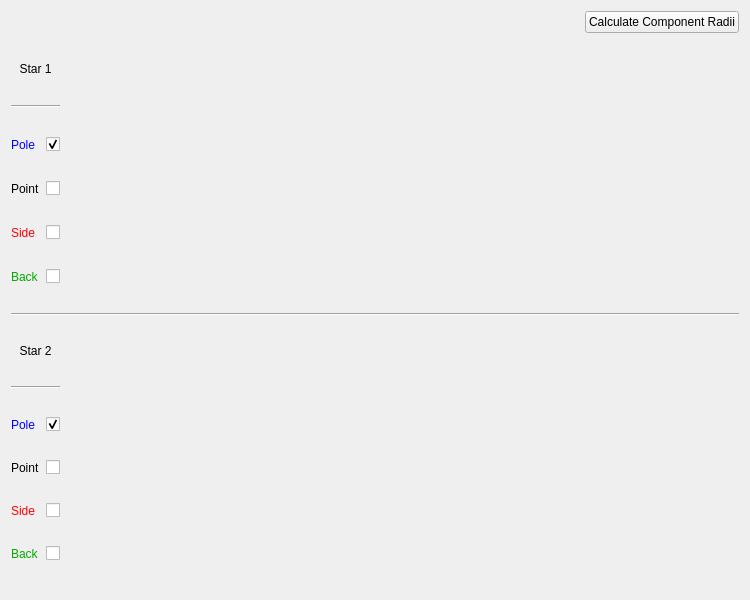
<?xml version="1.0" encoding="UTF-8"?>
<ui version="4.0">
 <class>DimensionWidget</class>
 <widget class="QWidget" name="DimensionWidget">
  <property name="geometry">
   <rect>
    <x>0</x>
    <y>0</y>
    <width>750</width>
    <height>600</height>
   </rect>
  </property>
  <property name="windowTitle">
   <string>Component Dimensions</string>
  </property>
  <layout class="QHBoxLayout" name="horizontalLayout">
   <item>
    <layout class="QGridLayout" name="gridLayout_3">
     <item row="3" column="0">
      <layout class="QGridLayout" name="gridLayout_2">
       <item row="2" column="1">
        <widget class="QCheckBox" name="s2_pole_chk">
         <property name="text">
          <string/>
         </property>
         <property name="checked">
          <bool>true</bool>
         </property>
        </widget>
       </item>
       <item row="4" column="0">
        <widget class="QLabel" name="label_10">
         <property name="palette">
          <palette>
           <active>
            <colorrole role="WindowText">
             <brush brushstyle="SolidPattern">
              <color alpha="255">
               <red>255</red>
               <green>0</green>
               <blue>0</blue>
              </color>
             </brush>
            </colorrole>
           </active>
           <inactive>
            <colorrole role="WindowText">
             <brush brushstyle="SolidPattern">
              <color alpha="255">
               <red>255</red>
               <green>0</green>
               <blue>0</blue>
              </color>
             </brush>
            </colorrole>
           </inactive>
           <disabled>
            <colorrole role="WindowText">
             <brush brushstyle="SolidPattern">
              <color alpha="255">
               <red>144</red>
               <green>141</green>
               <blue>139</blue>
              </color>
             </brush>
            </colorrole>
           </disabled>
          </palette>
         </property>
         <property name="text">
          <string>Side</string>
         </property>
        </widget>
       </item>
       <item row="2" column="0">
        <widget class="QLabel" name="label_9">
         <property name="palette">
          <palette>
           <active>
            <colorrole role="WindowText">
             <brush brushstyle="SolidPattern">
              <color alpha="255">
               <red>0</red>
               <green>0</green>
               <blue>255</blue>
              </color>
             </brush>
            </colorrole>
           </active>
           <inactive>
            <colorrole role="WindowText">
             <brush brushstyle="SolidPattern">
              <color alpha="255">
               <red>0</red>
               <green>0</green>
               <blue>255</blue>
              </color>
             </brush>
            </colorrole>
           </inactive>
           <disabled>
            <colorrole role="WindowText">
             <brush brushstyle="SolidPattern">
              <color alpha="255">
               <red>144</red>
               <green>141</green>
               <blue>139</blue>
              </color>
             </brush>
            </colorrole>
           </disabled>
          </palette>
         </property>
         <property name="text">
          <string>Pole</string>
         </property>
        </widget>
       </item>
       <item row="5" column="0">
        <widget class="QLabel" name="label_7">
         <property name="palette">
          <palette>
           <active>
            <colorrole role="WindowText">
             <brush brushstyle="SolidPattern">
              <color alpha="255">
               <red>0</red>
               <green>170</green>
               <blue>0</blue>
              </color>
             </brush>
            </colorrole>
           </active>
           <inactive>
            <colorrole role="WindowText">
             <brush brushstyle="SolidPattern">
              <color alpha="255">
               <red>0</red>
               <green>170</green>
               <blue>0</blue>
              </color>
             </brush>
            </colorrole>
           </inactive>
           <disabled>
            <colorrole role="WindowText">
             <brush brushstyle="SolidPattern">
              <color alpha="255">
               <red>144</red>
               <green>141</green>
               <blue>139</blue>
              </color>
             </brush>
            </colorrole>
           </disabled>
          </palette>
         </property>
         <property name="text">
          <string>Back</string>
         </property>
        </widget>
       </item>
       <item row="5" column="1">
        <widget class="QCheckBox" name="s2_back_chk">
         <property name="text">
          <string/>
         </property>
        </widget>
       </item>
       <item row="3" column="0">
        <widget class="QLabel" name="label_8">
         <property name="text">
          <string>Point</string>
         </property>
        </widget>
       </item>
       <item row="4" column="1">
        <widget class="QCheckBox" name="s2_side_chk">
         <property name="text">
          <string/>
         </property>
        </widget>
       </item>
       <item row="3" column="1">
        <widget class="QCheckBox" name="s2_point_chk">
         <property name="text">
          <string/>
         </property>
        </widget>
       </item>
       <item row="1" column="0" colspan="2">
        <widget class="Line" name="line_3">
         <property name="orientation">
          <enum>Qt::Horizontal</enum>
         </property>
        </widget>
       </item>
       <item row="0" column="0" colspan="2">
        <widget class="QLabel" name="label_2">
         <property name="sizePolicy">
          <sizepolicy hsizetype="Preferred" vsizetype="Fixed">
           <horstretch>0</horstretch>
           <verstretch>0</verstretch>
          </sizepolicy>
         </property>
         <property name="text">
          <string>Star 2</string>
         </property>
         <property name="alignment">
          <set>Qt::AlignCenter</set>
         </property>
        </widget>
       </item>
      </layout>
     </item>
     <item row="1" column="0">
      <layout class="QGridLayout" name="gridLayout">
       <item row="4" column="1">
        <widget class="QCheckBox" name="s1_side_chk">
         <property name="text">
          <string/>
         </property>
        </widget>
       </item>
       <item row="5" column="0">
        <widget class="QLabel" name="label_6">
         <property name="palette">
          <palette>
           <active>
            <colorrole role="WindowText">
             <brush brushstyle="SolidPattern">
              <color alpha="255">
               <red>0</red>
               <green>170</green>
               <blue>0</blue>
              </color>
             </brush>
            </colorrole>
           </active>
           <inactive>
            <colorrole role="WindowText">
             <brush brushstyle="SolidPattern">
              <color alpha="255">
               <red>0</red>
               <green>170</green>
               <blue>0</blue>
              </color>
             </brush>
            </colorrole>
           </inactive>
           <disabled>
            <colorrole role="WindowText">
             <brush brushstyle="SolidPattern">
              <color alpha="255">
               <red>144</red>
               <green>141</green>
               <blue>139</blue>
              </color>
             </brush>
            </colorrole>
           </disabled>
          </palette>
         </property>
         <property name="text">
          <string>Back</string>
         </property>
        </widget>
       </item>
       <item row="2" column="1">
        <widget class="QCheckBox" name="s1_pole_chk">
         <property name="text">
          <string/>
         </property>
         <property name="checked">
          <bool>true</bool>
         </property>
        </widget>
       </item>
       <item row="5" column="1">
        <widget class="QCheckBox" name="s1_back_chk">
         <property name="text">
          <string/>
         </property>
        </widget>
       </item>
       <item row="3" column="0">
        <widget class="QLabel" name="label_4">
         <property name="text">
          <string>Point</string>
         </property>
        </widget>
       </item>
       <item row="2" column="0">
        <widget class="QLabel" name="label_3">
         <property name="palette">
          <palette>
           <active>
            <colorrole role="WindowText">
             <brush brushstyle="SolidPattern">
              <color alpha="255">
               <red>0</red>
               <green>0</green>
               <blue>255</blue>
              </color>
             </brush>
            </colorrole>
           </active>
           <inactive>
            <colorrole role="WindowText">
             <brush brushstyle="SolidPattern">
              <color alpha="255">
               <red>0</red>
               <green>0</green>
               <blue>255</blue>
              </color>
             </brush>
            </colorrole>
           </inactive>
           <disabled>
            <colorrole role="WindowText">
             <brush brushstyle="SolidPattern">
              <color alpha="255">
               <red>144</red>
               <green>141</green>
               <blue>139</blue>
              </color>
             </brush>
            </colorrole>
           </disabled>
          </palette>
         </property>
         <property name="text">
          <string>Pole</string>
         </property>
        </widget>
       </item>
       <item row="3" column="1">
        <widget class="QCheckBox" name="s1_point_chk">
         <property name="text">
          <string/>
         </property>
        </widget>
       </item>
       <item row="4" column="0">
        <widget class="QLabel" name="label_5">
         <property name="palette">
          <palette>
           <active>
            <colorrole role="WindowText">
             <brush brushstyle="SolidPattern">
              <color alpha="255">
               <red>255</red>
               <green>0</green>
               <blue>0</blue>
              </color>
             </brush>
            </colorrole>
           </active>
           <inactive>
            <colorrole role="WindowText">
             <brush brushstyle="SolidPattern">
              <color alpha="255">
               <red>255</red>
               <green>0</green>
               <blue>0</blue>
              </color>
             </brush>
            </colorrole>
           </inactive>
           <disabled>
            <colorrole role="WindowText">
             <brush brushstyle="SolidPattern">
              <color alpha="255">
               <red>144</red>
               <green>141</green>
               <blue>139</blue>
              </color>
             </brush>
            </colorrole>
           </disabled>
          </palette>
         </property>
         <property name="text">
          <string>Side</string>
         </property>
        </widget>
       </item>
       <item row="1" column="0" colspan="2">
        <widget class="Line" name="line_2">
         <property name="orientation">
          <enum>Qt::Horizontal</enum>
         </property>
        </widget>
       </item>
       <item row="0" column="0" colspan="2">
        <widget class="QLabel" name="label">
         <property name="sizePolicy">
          <sizepolicy hsizetype="Preferred" vsizetype="Fixed">
           <horstretch>0</horstretch>
           <verstretch>0</verstretch>
          </sizepolicy>
         </property>
         <property name="text">
          <string>Star 1</string>
         </property>
         <property name="alignment">
          <set>Qt::AlignCenter</set>
         </property>
        </widget>
       </item>
      </layout>
     </item>
     <item row="2" column="0" colspan="3">
      <widget class="Line" name="line">
       <property name="orientation">
        <enum>Qt::Horizontal</enum>
       </property>
      </widget>
     </item>
     <item row="0" column="2">
      <widget class="QPushButton" name="plot_btn">
       <property name="sizePolicy">
        <sizepolicy hsizetype="Fixed" vsizetype="Fixed">
         <horstretch>0</horstretch>
         <verstretch>0</verstretch>
        </sizepolicy>
       </property>
       <property name="text">
        <string>Calculate Component Radii</string>
       </property>
      </widget>
     </item>
     <item row="1" column="1" colspan="2">
      <widget class="QWidget" name="s1_plot_widget" native="true">
       <property name="sizePolicy">
        <sizepolicy hsizetype="Expanding" vsizetype="Expanding">
         <horstretch>0</horstretch>
         <verstretch>0</verstretch>
        </sizepolicy>
       </property>
       <property name="minimumSize">
        <size>
         <width>300</width>
         <height>200</height>
        </size>
       </property>
      </widget>
     </item>
     <item row="3" column="1" colspan="2">
      <widget class="QWidget" name="s2_plot_widget" native="true">
       <property name="sizePolicy">
        <sizepolicy hsizetype="Expanding" vsizetype="Expanding">
         <horstretch>0</horstretch>
         <verstretch>0</verstretch>
        </sizepolicy>
       </property>
       <property name="minimumSize">
        <size>
         <width>300</width>
         <height>200</height>
        </size>
       </property>
      </widget>
     </item>
     <item row="0" column="1">
      <spacer name="horizontalSpacer">
       <property name="orientation">
        <enum>Qt::Horizontal</enum>
       </property>
       <property name="sizeHint" stdset="0">
        <size>
         <width>40</width>
         <height>20</height>
        </size>
       </property>
      </spacer>
     </item>
    </layout>
   </item>
  </layout>
 </widget>
 <resources/>
 <connections/>
</ui>
